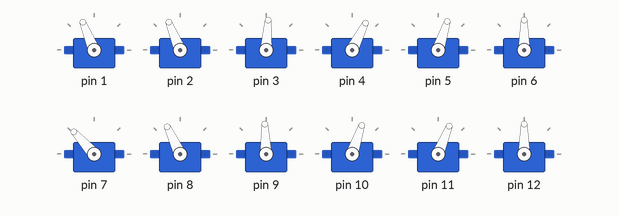
Simulated run of this sketch. Board: Arduino Uno, built with avr-gcc and run on an emulated ATmega328P. Shown: 12 × servo.

Above: at 0.05 s.
At 2.5 s:
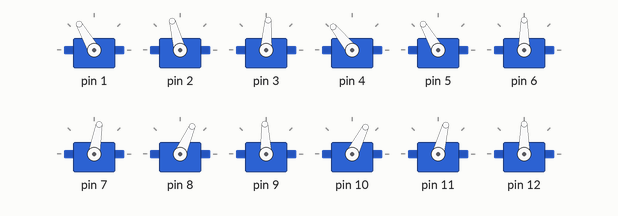
Timing chart, 0 to 5.8 s (numbered marks = the images above):
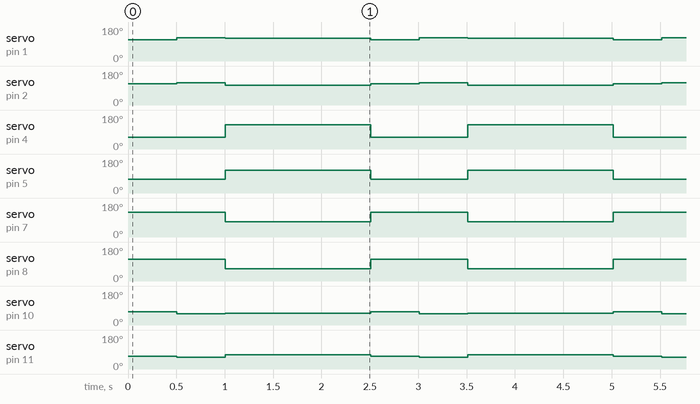

The sketch:

sketch_feb25a.ino
```cpp
#include <Servo.h>

Servo servo[12];

//coeffient - 98/90, 104/90, 1, 95/90, 104/90, 1, 37/45, 105/90, 1, 95/90, 97/90, 1

const float imdeg[12] = { 120, 105, 90, 60, 75, 90, 120, 105, 90, 60, 75, 90 };
const float coeffient[12] = { 1.0889, 1.1556, 1, 1.0556, 1.1556, 1, 0.8222, 1.1667, 1, 1.0556, 1.0778, 1 };
const float offset[12] = { -10, -16, -4, 0, -14, 0, 34, -7.5, 2, 0, -5.5, 0 };
int servodeg[12];
//float newimdeg[12];
const float Fwalk1[12] = { 109.3777, 99.6888, 90, 60, 75, 90, 120, 105, 90, 70.6222, 80.3111, 90 };
const float Fwalk2[12] = { 112.1352, 111.4833, 90, 60, 75, 90, 120, 105, 90, 67.8671, 68.5166, 90 };
const float Fwalk3[12] = { 123.0247, 116.3388, 90, 60, 75, 90, 120, 105, 90, 56.9753, 63.6612, 90 };

const float Swalk1[12] = { 120, 105, 90, 103.3535, 97.9578, 90, 76.6465, 82.0422, 90, 60, 75, 90 };
const float Swalk2[12] = { 120, 105, 90, 112.1343, 111.4884, 90, 67.8657, 68.5116, 90, 60, 75, 90 };
const float Swalk3[12] = { 120, 105, 90, 123.02, 116.3378, 90, 56.98, 63.6622, 90, 60, 75, 90 };


void getDegree0() {
  for (int i = 0; i < 12; i++) { servodeg[i] = (int)((imdeg[i] * coeffient[i]) + offset[i]); }
}
void getDegree1() {
  for (int i = 0; i < 12; i++) { servodeg[i] = (int)((Fwalk1[i] * coeffient[i]) + offset[i]); }
}
void getDegree2() {
  for (int i = 0; i < 12; i++) { servodeg[i] = (int)((Fwalk2[i] * coeffient[i]) + offset[i]); }
}
void getDegree3() {
  for (int i = 0; i < 12; i++) { servodeg[i] = (int)((Fwalk3[i] * coeffient[i]) + offset[i]); }
}
void getDegree4() {
  for (int i = 0; i < 12; i++) { servodeg[i] = (int)((Swalk3[i] * coeffient[i]) + offset[i]); }
}
void getDegree5() {
  for (int i = 0; i < 12; i++) { servodeg[i] = (int)((Swalk3[i] * coeffient[i]) + offset[i]); }
}
void getDegree6() {
  for (int i = 0; i < 12; i++) { servodeg[i] = (int)((Swalk3[i] * coeffient[i]) + offset[i]); }
}
//void runServos(float olddeg[], float newdeg[]) {
//  float temp[12];
//  float dA[12];
//  for(int i =0; i<12; i++) {
//    dA[i] = (newdeg[i]-olddeg[i])/10;
//  }
//  for(int i =0; i<12; i++) {
//    temp[i] = olddeg[i]+dA[i];
//    servo[i].write(temp[i]);
//  }
//}

void setup() {
  getDegree0();

  for (int i = 0; i < 12; i++) {
    servo[i].attach(i + 1);
    servo[i].write(servodeg[i]);
  }
  //Serial.begin(9600); //Serial.println(servodeg[i]);
  //  Serial.println(imdeg[6]);
  //  Serial.println(coeffient[6]);
  //  Serial.println(offset[6]);
  //  Serial.println(servodeg[6]); //132.664
  //  runServos(imdeg, walk1);
  //  runServos(walk1, walk2);
  //  runServos(walk2, walk3);
}

void loop() {
  moveServos();
}

void moveServos() {
  getDegree1();
  for (int i = 0; i < 12; i++) {
    servo[i].attach(i + 1);
    servo[i].write(servodeg[i]);
  }
  getDegree2();
  for (int i = 0; i < 12; i++) {
    servo[i].attach(i + 1);
    servo[i].write(servodeg[i]);
  }
  delay(500);

  getDegree3();
  for (int i = 0; i < 12; i++) {
    servo[i].attach(i + 1);
    servo[i].write(servodeg[i]);
  }
  delay(500);

  getDegree4();
  for (int i = 0; i < 12; i++) {
    servo[i].attach(i + 1);
    servo[i].write(servodeg[i]);
  }
  delay(500);

  getDegree5();
  for (int i = 0; i < 12; i++) {
    servo[i].attach(i + 1);
    servo[i].write(servodeg[i]);
  }
  delay(500);

  getDegree6();
  for (int i = 0; i < 12; i++) {
    servo[i].attach(i + 1);
    servo[i].write(servodeg[i]);
  }
  delay(500);
}
```

Measured:
- by itself, servo on pin 1: repeats every 2.5 s: 120° 1.5 s, 112° 0.50 s, 123° 0.50 s
- by itself, servo on pin 2: repeats every 2.5 s: 105° 1.5 s, 112° 0.50 s, 118° 0.50 s
- by itself, servo on pin 4: alternates 129° for 1.5 s and 63° for 1.0 s
- by itself, servo on pin 5: alternates 120° for 1.5 s and 72° for 1.0 s
- by itself, servo on pin 7: alternates 132° for 1.0 s and 80° for 1.5 s
- by itself, servo on pin 8: alternates 115° for 1.0 s and 66° for 1.5 s
- by itself, servo on pin 10: repeats every 2.5 s: 63° 1.5 s, 71° 0.50 s, 60° 0.50 s
- by itself, servo on pin 11: repeats every 2.5 s: 75° 1.5 s, 68° 0.50 s, 63° 0.50 s
